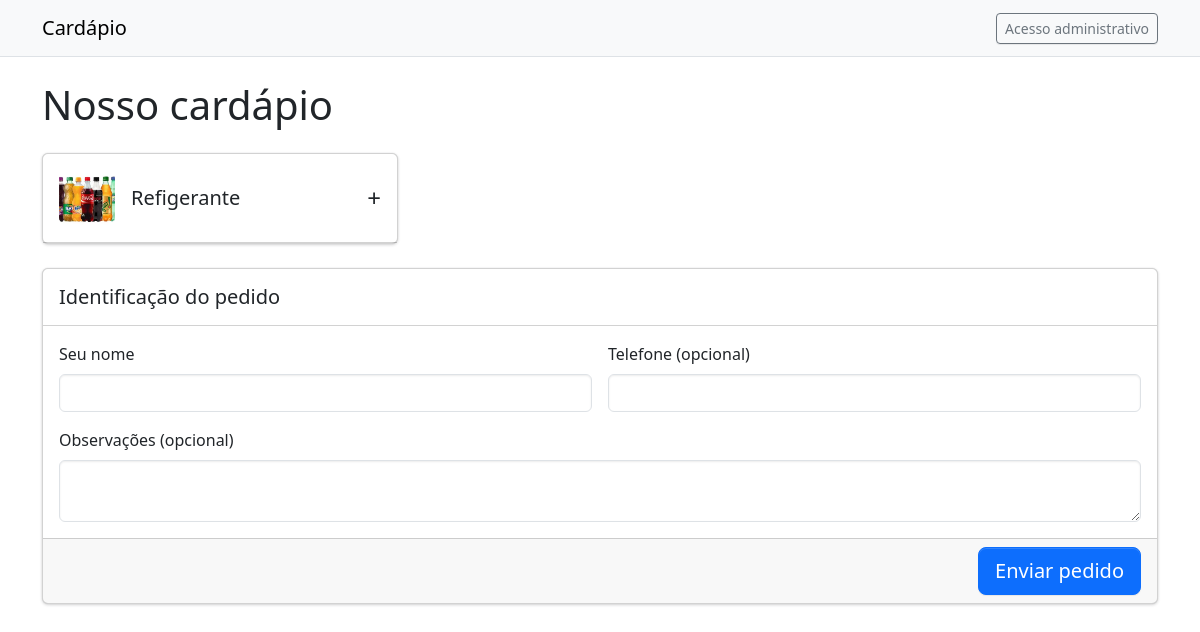
Page /site/viewer_categoria on the committed database.
### tables this page shows
CREATE TABLE produto(
   id integer primary key autoincrement,
   nome varchar(50) not null,
   preco float,
   ativo boolean, 
   imagem blob,
   img varchar(100),
   id_categoria int,
   foreign key (id_categoria) references categoria(id)
);

CREATE TABLE categoria(
   id integer primary key autoincrement,
   nome varchar(50) not null,
   descricao text, 
   ativo boolean,
   imagem blob,
   img varchar(100)
);

### app.py (the view)
@app.route('/catalogo')
@app.route('/site/viewer_categoria')
def viewer_categoria():
    with conexao() as conn:
        linhas = conn.execute(
            '''
            SELECT
                c.id AS categoria_id,
                c.nome AS categoria_nome,
                c.descricao AS categoria_descricao,
                c.img AS categoria_img,
                p.id AS produto_id,
                p.nome AS produto_nome,
                p.preco AS produto_preco,
                p.img AS produto_img
            FROM categoria AS c
            LEFT JOIN produto AS p
                ON p.id_categoria = c.id
                AND p.ativo = 'True'
            WHERE c.ativo = 'True'
            ORDER BY c.nome, p.nome
            '''
        ).fetchall()
    categorias_por_id = {}
    for linha in linhas:
        categoria_id = linha['categoria_id']
        if categoria_id not in categorias_por_id:
            categorias_por_id[categoria_id] = {
                'nome': linha['categoria_nome'],
                'descricao': linha['categoria_descricao'],
                'img': linha['categoria_img'],
                'produtos': [],
            }
        if linha['produto_id'] is not None:
            categorias_por_id[categoria_id]['produtos'].append({
                'id': linha['produto_id'],
                'nome': linha['produto_nome'],
                'preco': linha['produto_preco'],
                'img': linha['produto_img'],
            })
    return render_template(
        'site/viewer_categoria.html',
        categorias=list(categorias_por_id.values()),
    )

### app.py (called while the page is built, shortened)
def conexao():
    return abrir_banco(app.config['DATABASE'])

@app.before_request
def exigir_login():
    endpoints_publicos = {
        'static',
        'inicio_publico',
        'loginUsuario',
        'catalogo',
        'viewer_categoria',
        'viewer_produto',
        'orders.criar_pedido',
    }
    if request.endpoint not in endpoints_publicos and 'usuario_id' not in session:
        flash('Faça login para acessar essa página.', 'warning')
        return redirect(url_for('loginUsuario'))

### database.py (called while the page is built)
@contextmanager
def abrir_banco(caminho_banco, habilitar_chaves_estrangeiras=False):
    conexao = conectar(caminho_banco, habilitar_chaves_estrangeiras)
    try:
        with conexao:
            yield conexao
    finally:
        conexao.close()

def conectar(caminho_banco, habilitar_chaves_estrangeiras=False):
    conexao = sqlite3.connect(caminho_banco, timeout=10)
    conexao.row_factory = sqlite3.Row
    if habilitar_chaves_estrangeiras:
        conexao.execute('PRAGMA foreign_keys = ON')
    return conexao

### templates/site/viewer_categoria.html (shortened to what this page needs)
<!doctype html>
<html lang="pt-BR">
<head>
  <link rel="stylesheet"
        href="{{ url_for('static', filename='css/dist/css/adminlte.min.css') }}">
</head>
<body>
  <nav class="navbar navbar-expand bg-light border-bottom">
    <div class="container">
      <a class="navbar-brand" href="{{ url_for('viewer_categoria') }}">Cardápio</a>
      <a class="btn btn-outline-secondary btn-sm" href="{{ url_for('loginUsuario') }}">
        Acesso administrativo
      </a>
    </div>
  </nav>
  <main class="container py-4">
    <h1 class="mb-4">Nosso cardápio</h1>
    <form action="{{ url_for('orders.criar_pedido') }}" method="post">
    <div class="row g-4">
      {% for categoria in categorias %}
      <div class="col-12 col-md-6 col-xl-4">
        <details class="card category-card h-100">
          <summary class="card-header d-flex align-items-center gap-3">
            {% if categoria.img %}
            <img
              src="{{ url_for('static', filename=categoria.img) }}"
              class="category-image"
              alt="Imagem da categoria {{ categoria.nome }}">
            {% endif %}
            <span>
              <span class="d-block h5 mb-0">{{ categoria.nome }}</span>
            </span>
          </summary>
        </details>
      </div>
      {% else %}
      <p class="text-secondary">Nenhuma categoria disponível no momento.</p>
      {% endfor %}
    </div>
    <section class="card mt-4" aria-labelledby="checkout-title">
      <div class="card-header">
        <h2 class="h5 mb-0" id="checkout-title">Identificação do pedido</h2>
      </div>
      <div class="card-body">
        <div class="row g-3">
          <div class="col-md-6">
            <label class="form-label" for="cliente-nome">Seu nome</label>
            <input class="form-control" type="text" id="cliente-nome"
                   name="cliente_nome" maxlength="100" autocomplete="name" required>
          </div>
          <div class="col-md-6">
            <label class="form-label" for="cliente-telefone">Telefone (opcional)</label>
            <input class="form-control" type="tel" id="cliente-telefone"
                   name="cliente_telefone" maxlength="30" autocomplete="tel">
          </div>
          <div class="col-12">
            <label class="form-label" for="observacoes">Observações (opcional)</label>
            <textarea class="form-control" id="observacoes" name="observacoes"
                      maxlength="500" rows="2"></textarea>
          </div>
        </div>
      </div>
      <div class="card-footer text-end">
        <button class="btn btn-primary btn-lg" type="submit">
          Enviar pedido
        </button>
      </div>
    </section>
    </form>
  </main>
</body>
</html>

### templates/site/viewer_categoria.html (style rules this page uses)
.category-card summary { cursor: pointer; list-style: none; min-height: 5rem; }
.category-card summary::after { content: "+"; margin-left: auto; font-size: 1.5rem; line-height: 1; }
.category-image { width: 3.5rem; height: 3.5rem; flex: 0 0 3.5rem; object-fit: cover; border-radius: .5rem; }

### rows in the picture
produto: img (picture), nome "Refigerante"
